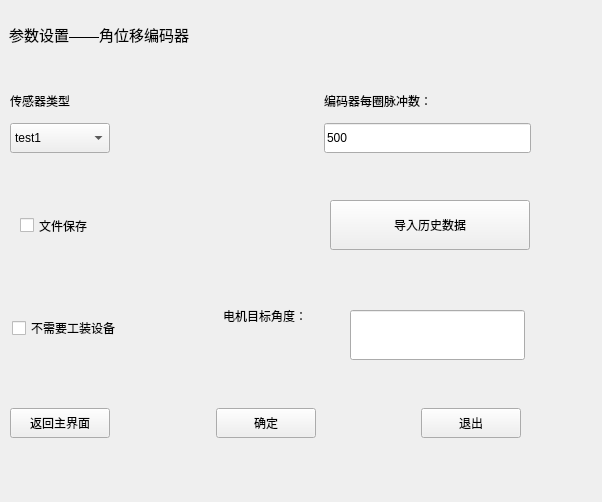
<?xml version="1.0" encoding="UTF-8"?>
<ui version="4.0">
 <class>paramWin_angleEncoder</class>
 <widget class="QWidget" name="paramWin_angleEncoder">
  <property name="geometry">
   <rect>
    <x>0</x>
    <y>0</y>
    <width>602</width>
    <height>502</height>
   </rect>
  </property>
  <property name="windowTitle">
   <string>参数设置_角位移编码器</string>
  </property>
  <widget class="QLabel" name="label">
   <property name="geometry">
    <rect>
     <x>9</x>
     <y>9</y>
     <width>281</width>
     <height>50</height>
    </rect>
   </property>
   <property name="maximumSize">
    <size>
     <width>1000</width>
     <height>50</height>
    </size>
   </property>
   <property name="font">
    <font>
     <pointsize>11</pointsize>
    </font>
   </property>
   <property name="text">
    <string>参数设置——角位移编码器</string>
   </property>
  </widget>
  <widget class="QPushButton" name="btn_load_data">
   <property name="geometry">
    <rect>
     <x>330</x>
     <y>200</y>
     <width>200</width>
     <height>50</height>
    </rect>
   </property>
   <property name="minimumSize">
    <size>
     <width>200</width>
     <height>50</height>
    </size>
   </property>
   <property name="text">
    <string>导入历史数据</string>
   </property>
  </widget>
  <widget class="QLineEdit" name="lineE_target_angle">
   <property name="geometry">
    <rect>
     <x>350</x>
     <y>310</y>
     <width>175</width>
     <height>50</height>
    </rect>
   </property>
   <property name="minimumSize">
    <size>
     <width>175</width>
     <height>50</height>
    </size>
   </property>
   <property name="text">
    <string/>
   </property>
  </widget>
  <widget class="QLabel" name="label_6">
   <property name="geometry">
    <rect>
     <x>223</x>
     <y>295</y>
     <width>121</width>
     <height>41</height>
    </rect>
   </property>
   <property name="text">
    <string>电机目标角度：</string>
   </property>
  </widget>
  <widget class="QCheckBox" name="checkBox_no_need_device">
   <property name="geometry">
    <rect>
     <x>12</x>
     <y>319</y>
     <width>191</width>
     <height>18</height>
    </rect>
   </property>
   <property name="text">
    <string>不需要工装设备</string>
   </property>
  </widget>
  <widget class="QCheckBox" name="cBox_file_save">
   <property name="geometry">
    <rect>
     <x>20</x>
     <y>210</y>
     <width>111</width>
     <height>31</height>
    </rect>
   </property>
   <property name="text">
    <string>文件保存</string>
   </property>
  </widget>
  <widget class="QWidget" name="layoutWidget">
   <property name="geometry">
    <rect>
     <x>10</x>
     <y>407</y>
     <width>511</width>
     <height>32</height>
    </rect>
   </property>
   <layout class="QHBoxLayout" name="horizontalLayout_4">
    <item>
     <widget class="QPushButton" name="btn_back_mainW">
      <property name="minimumSize">
       <size>
        <width>100</width>
        <height>30</height>
       </size>
      </property>
      <property name="text">
       <string>返回主界面</string>
      </property>
     </widget>
    </item>
    <item>
     <spacer name="horizontalSpacer">
      <property name="orientation">
       <enum>Qt::Horizontal</enum>
      </property>
      <property name="sizeHint" stdset="0">
       <size>
        <width>40</width>
        <height>20</height>
       </size>
      </property>
     </spacer>
    </item>
    <item>
     <widget class="QPushButton" name="btn_ok">
      <property name="minimumSize">
       <size>
        <width>100</width>
        <height>30</height>
       </size>
      </property>
      <property name="text">
       <string>确定</string>
      </property>
     </widget>
    </item>
    <item>
     <spacer name="horizontalSpacer_2">
      <property name="orientation">
       <enum>Qt::Horizontal</enum>
      </property>
      <property name="sizeHint" stdset="0">
       <size>
        <width>40</width>
        <height>20</height>
       </size>
      </property>
     </spacer>
    </item>
    <item>
     <widget class="QPushButton" name="btn_exit">
      <property name="minimumSize">
       <size>
        <width>100</width>
        <height>30</height>
       </size>
      </property>
      <property name="text">
       <string>退出</string>
      </property>
     </widget>
    </item>
   </layout>
  </widget>
  <widget class="QWidget" name="layoutWidget">
   <property name="geometry">
    <rect>
     <x>10</x>
     <y>85</y>
     <width>521</width>
     <height>71</height>
    </rect>
   </property>
   <layout class="QHBoxLayout" name="horizontalLayout">
    <item>
     <layout class="QVBoxLayout" name="verticalLayout">
      <item>
       <widget class="QLabel" name="label_2">
        <property name="maximumSize">
         <size>
          <width>16777215</width>
          <height>30</height>
         </size>
        </property>
        <property name="text">
         <string>传感器类型</string>
        </property>
       </widget>
      </item>
      <item>
       <widget class="QComboBox" name="cBox_angle_sensor_type">
        <property name="minimumSize">
         <size>
          <width>100</width>
          <height>30</height>
         </size>
        </property>
        <item>
         <property name="text">
          <string>test1</string>
         </property>
        </item>
        <item>
         <property name="text">
          <string>test2</string>
         </property>
        </item>
       </widget>
      </item>
     </layout>
    </item>
    <item>
     <spacer name="horizontalSpacer_3">
      <property name="orientation">
       <enum>Qt::Horizontal</enum>
      </property>
      <property name="sizeHint" stdset="0">
       <size>
        <width>26</width>
        <height>47</height>
       </size>
      </property>
     </spacer>
    </item>
    <item>
     <layout class="QVBoxLayout" name="verticalLayout_2">
      <item>
       <widget class="QLabel" name="label_3">
        <property name="maximumSize">
         <size>
          <width>16777215</width>
          <height>30</height>
         </size>
        </property>
        <property name="text">
         <string>编码器每圈脉冲数：</string>
        </property>
       </widget>
      </item>
      <item>
       <widget class="QLineEdit" name="lineE_pulse_per_cir">
        <property name="minimumSize">
         <size>
          <width>100</width>
          <height>30</height>
         </size>
        </property>
        <property name="maximumSize">
         <size>
          <width>16777215</width>
          <height>16777215</height>
         </size>
        </property>
        <property name="text">
         <string>500</string>
        </property>
       </widget>
      </item>
     </layout>
    </item>
    <item>
     <layout class="QVBoxLayout" name="verticalLayout_3"/>
    </item>
   </layout>
  </widget>
 </widget>
 <resources/>
 <connections/>
</ui>
